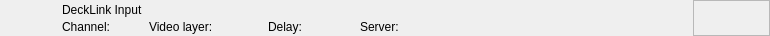
<?xml version="1.0" encoding="UTF-8"?>
<ui version="4.0">
 <class>RundownDeckLinkInputWidget</class>
 <widget class="QWidget" name="RundownDeckLinkInputWidget">
  <property name="geometry">
   <rect>
    <x>0</x>
    <y>0</y>
    <width>770</width>
    <height>36</height>
   </rect>
  </property>
  <property name="styleSheet">
   <string notr="true"/>
  </property>
  <layout class="QHBoxLayout" name="horizontalLayout">
   <property name="spacing">
    <number>0</number>
   </property>
   <property name="margin">
    <number>0</number>
   </property>
   <item>
    <widget class="QFrame" name="frameItem">
     <property name="sizePolicy">
      <sizepolicy hsizetype="Preferred" vsizetype="Fixed">
       <horstretch>0</horstretch>
       <verstretch>0</verstretch>
      </sizepolicy>
     </property>
     <property name="minimumSize">
      <size>
       <width>0</width>
       <height>36</height>
      </size>
     </property>
     <widget class="QLabel" name="labelIcon">
      <property name="geometry">
       <rect>
        <x>22</x>
        <y>2</y>
        <width>32</width>
        <height>32</height>
       </rect>
      </property>
      <property name="text">
       <string/>
      </property>
      <property name="pixmap">
       <pixmap resource="../Widgets.qrc">:/Graphics/Images/DeckLinkProducer.png</pixmap>
      </property>
      <property name="scaledContents">
       <bool>true</bool>
      </property>
     </widget>
     <widget class="QLabel" name="labelLabel">
      <property name="geometry">
       <rect>
        <x>62</x>
        <y>2</y>
        <width>533</width>
        <height>16</height>
       </rect>
      </property>
      <property name="text">
       <string>DeckLink Input</string>
      </property>
     </widget>
     <widget class="QLabel" name="labelChannel">
      <property name="geometry">
       <rect>
        <x>62</x>
        <y>19</y>
        <width>78</width>
        <height>16</height>
       </rect>
      </property>
      <property name="text">
       <string>Channel:</string>
      </property>
     </widget>
     <widget class="QLabel" name="labelVideolayer">
      <property name="geometry">
       <rect>
        <x>149</x>
        <y>19</y>
        <width>110</width>
        <height>16</height>
       </rect>
      </property>
      <property name="text">
       <string>Video layer:</string>
      </property>
     </widget>
     <widget class="QLabel" name="labelColor">
      <property name="geometry">
       <rect>
        <x>0</x>
        <y>0</y>
        <width>18</width>
        <height>36</height>
       </rect>
      </property>
      <property name="text">
       <string/>
      </property>
     </widget>
     <widget class="QLabel" name="labelGroupColor">
      <property name="geometry">
       <rect>
        <x>0</x>
        <y>0</y>
        <width>6</width>
        <height>36</height>
       </rect>
      </property>
      <property name="text">
       <string/>
      </property>
     </widget>
     <widget class="QLabel" name="labelDevice">
      <property name="geometry">
       <rect>
        <x>360</x>
        <y>19</y>
        <width>260</width>
        <height>16</height>
       </rect>
      </property>
      <property name="text">
       <string>Server:</string>
      </property>
     </widget>
     <widget class="QLabel" name="labelDelay">
      <property name="geometry">
       <rect>
        <x>268</x>
        <y>19</y>
        <width>83</width>
        <height>16</height>
       </rect>
      </property>
      <property name="text">
       <string>Delay:</string>
      </property>
     </widget>
    </widget>
   </item>
   <item>
    <widget class="QFrame" name="frameStatus">
     <property name="minimumSize">
      <size>
       <width>77</width>
       <height>0</height>
      </size>
     </property>
     <property name="maximumSize">
      <size>
       <width>77</width>
       <height>16777215</height>
      </size>
     </property>
     <property name="frameShape">
      <enum>QFrame::StyledPanel</enum>
     </property>
     <property name="frameShadow">
      <enum>QFrame::Raised</enum>
     </property>
     <widget class="QLabel" name="labelGpiConnected">
      <property name="geometry">
       <rect>
        <x>1</x>
        <y>2</y>
        <width>32</width>
        <height>32</height>
       </rect>
      </property>
      <property name="minimumSize">
       <size>
        <width>32</width>
        <height>32</height>
       </size>
      </property>
      <property name="maximumSize">
       <size>
        <width>32</width>
        <height>32</height>
       </size>
      </property>
      <property name="lineWidth">
       <number>0</number>
      </property>
      <property name="text">
       <string/>
      </property>
      <property name="pixmap">
       <pixmap resource="../Widgets.qrc">:/Graphics/Images/GpiConnected.png</pixmap>
      </property>
      <property name="scaledContents">
       <bool>true</bool>
      </property>
     </widget>
     <widget class="QLabel" name="labelDisconnected">
      <property name="geometry">
       <rect>
        <x>32</x>
        <y>2</y>
        <width>32</width>
        <height>32</height>
       </rect>
      </property>
      <property name="minimumSize">
       <size>
        <width>32</width>
        <height>32</height>
       </size>
      </property>
      <property name="maximumSize">
       <size>
        <width>32</width>
        <height>32</height>
       </size>
      </property>
      <property name="text">
       <string/>
      </property>
      <property name="pixmap">
       <pixmap resource="../Widgets.qrc">:/Graphics/Images/Disconnected.png</pixmap>
      </property>
      <property name="scaledContents">
       <bool>true</bool>
      </property>
     </widget>
     <widget class="QLabel" name="labelActiveColor">
      <property name="geometry">
       <rect>
        <x>69</x>
        <y>0</y>
        <width>8</width>
        <height>36</height>
       </rect>
      </property>
      <property name="minimumSize">
       <size>
        <width>8</width>
        <height>36</height>
       </size>
      </property>
      <property name="maximumSize">
       <size>
        <width>8</width>
        <height>36</height>
       </size>
      </property>
      <property name="text">
       <string/>
      </property>
     </widget>
    </widget>
   </item>
  </layout>
 </widget>
 <resources>
  <include location="../Widgets.qrc"/>
 </resources>
 <connections/>
 <slots>
  <slot>addToCombo()</slot>
 </slots>
</ui>
